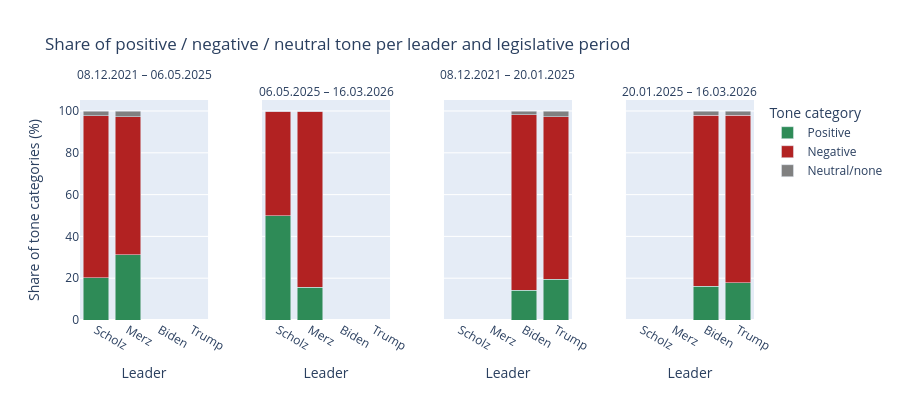

The code cell stored with this chart in its notebook:
### Code cell
import plotly.express as px

df_long = counts_pct.copy()
df_long["PeriodLabel"] = df_long["PeriodLegis"].map(period_label_map)

fig = px.bar(
    df_long,
    x="Leader",
    y="Pct",
    color="ToneCategory",
    barmode="stack",
    facet_col="PeriodLabel",
    facet_col_spacing=0.08,
    category_orders={
        "Leader": ["Scholz", "Merz", "Biden", "Trump"],
        "ToneCategory": ["Positive", "Negative", "Neutral/none"],
    },
    color_discrete_map={
        "Positive": "seagreen",
        "Negative": "firebrick",
        "Neutral/none": "gray",
    },
    labels={"PeriodLabel": ""},
    title="Share of positive / negative / neutral tone per leader and legislative period",
    custom_data=["PeriodLabel", "ToneCategory"],
)

for anno in fig.layout.annotations:
    if anno.text and "=" in anno.text:
        anno.text = anno.text.split("=", 1)[1]

for k, anno in enumerate(fig.layout.annotations):
    anno.y -= 0.01
    if k % 2 == 0:
        anno.y += 0.08

fig.update_layout(
    yaxis_title="Share of tone categories (%)",
    xaxis_title="Leader",
    legend_title_text="Tone category",
    height=400,
)

fig.update_traces(
    hovertemplate=(
        "Leader: %{x}<br>"
        "Period: %{customdata[0]}<br>"
        "Tone: %{customdata[1]}<br>"
        "Share: %{y:.1f}%<extra></extra>"
    )
)

fig.show()

### Figure 1 — Plotly figure (JSON) as saved in the notebook; plotly's stock layout.template omitted (floating-point values rounded to 4 significant figures)
{"data": [{"alignmentgroup": "True", "customdata": [["08.12.2021 – 06.05.2025", "Positive"], ["08.12.2021 – 06.05.2025", "Positive"], ["08.12.2021 – 06.05.2025", "Positive"], ["08.12.2021 – 06.05.2025", "Positive"]], "hovertemplate": "Leader: %{x}<br>Period: %{customdata[0]}<br>Tone: %{customdata[1]}<br>Share: %{y:.1f}%<extra></extra>", "legendgroup": "Positive", "marker": {"color": "seagreen", "pattern": {"shape": ""}}, "name": "Positive", "offsetgroup": "Positive", "orientation": "v", "showlegend": true, "textposition": "auto", "type": "bar", "x": ["Biden", "Merz", "Scholz", "Trump"], "xaxis": "x", "y": [null, 31.11, 20.27, null], "yaxis": "y"}, {"alignmentgroup": "True", "customdata": [["06.05.2025 – 16.03.2026", "Positive"], ["06.05.2025 – 16.03.2026", "Positive"], ["06.05.2025 – 16.03.2026", "Positive"], ["06.05.2025 – 16.03.2026", "Positive"]], "hovertemplate": "Leader: %{x}<br>Period: %{customdata[0]}<br>Tone: %{customdata[1]}<br>Share: %{y:.1f}%<extra></extra>", "legendgroup": "Positive", "marker": {"color": "seagreen", "pattern": {"shape": ""}}, "name": "Positive", "offsetgroup": "Positive", "orientation": "v", "showlegend": false, "textposition": "auto", "type": "bar", "x": ["Biden", "Merz", "Scholz", "Trump"], "xaxis": "x2", "y": [null, 15.79, 50, null], "yaxis": "y2"}, {"alignmentgroup": "True", "customdata": [["08.12.2021 – 20.01.2025", "Positive"], ["08.12.2021 – 20.01.2025", "Positive"], ["08.12.2021 – 20.01.2025", "Positive"], ["08.12.2021 – 20.01.2025", "Positive"]], "hovertemplate": "Leader: %{x}<br>Period: %{customdata[0]}<br>Tone: %{customdata[1]}<br>Share: %{y:.1f}%<extra></extra>", "legendgroup": "Positive", "marker": {"color": "seagreen", "pattern": {"shape": ""}}, "name": "Positive", "offsetgroup": "Positive", "orientation": "v", "showlegend": false, "textposition": "auto", "type": "bar", "x": ["Biden", "Merz", "Scholz", "Trump"], "xaxis": "x3", "y": [14.25, null, null, 19.62], "yaxis": "y3"}, {"alignmentgroup": "True", "customdata": [["20.01.2025 – 16.03.2026", "Positive"], ["20.01.2025 – 16.03.2026", "Positive"], ["20.01.2025 – 16.03.2026", "Positive"], ["20.01.2025 – 16.03.2026", "Positive"]], "hovertemplate": "Leader: %{x}<br>Period: %{customdata[0]}<br>Tone: %{customdata[1]}<br>Share: %{y:.1f}%<extra></extra>", "legendgroup": "Positive", "marker": {"color": "seagreen", "pattern": {"shape": ""}}, "name": "Positive", "offsetgroup": "Positive", "orientation": "v", "showlegend": false, "textposition": "auto", "type": "bar", "x": ["Biden", "Merz", "Scholz", "Trump"], "xaxis": "x4", "y": [16.11, null, null, 17.94], "yaxis": "y4"}, {"alignmentgroup": "True", "customdata": [["08.12.2021 – 06.05.2025", "Negative"], ["08.12.2021 – 06.05.2025", "Negative"], ["08.12.2021 – 06.05.2025", "Negative"], ["08.12.2021 – 06.05.2025", "Negative"]], "hovertemplate": "Leader: %{x}<br>Period: %{customdata[0]}<br>Tone: %{customdata[1]}<br>Share: %{y:.1f}%<extra></extra>", "legendgroup": "Negative", "marker": {"color": "firebrick", "pattern": {"shape": ""}}, "name": "Negative", "offsetgroup": "Negative", "orientation": "v", "showlegend": true, "textposition": "auto", "type": "bar", "x": ["Biden", "Merz", "Scholz", "Trump"], "xaxis": "x", "y": [null, 66.11, 77.35, null], "yaxis": "y"}, {"alignmentgroup": "True", "customdata": [["06.05.2025 – 16.03.2026", "Negative"], ["06.05.2025 – 16.03.2026", "Negative"], ["06.05.2025 – 16.03.2026", "Negative"], ["06.05.2025 – 16.03.2026", "Negative"]], "hovertemplate": "Leader: %{x}<br>Period: %{customdata[0]}<br>Tone: %{customdata[1]}<br>Share: %{y:.1f}%<extra></extra>", "legendgroup": "Negative", "marker": {"color": "firebrick", "pattern": {"shape": ""}}, "name": "Negative", "offsetgroup": "Negative", "orientation": "v", "showlegend": false, "textposition": "auto", "type": "bar", "x": ["Biden", "Merz", "Scholz", "Trump"], "xaxis": "x2", "y": [null, 84.21, 50, null], "yaxis": "y2"}, {"alignmentgroup": "True", "customdata": [["08.12.2021 – 20.01.2025", "Negative"], ["08.12.2021 – 20.01.2025", "Negative"], ["08.12.2021 – 20.01.2025", "Negative"], ["08.12.2021 – 20.01.2025", "Negative"]], "hovertemplate": "Leader: %{x}<br>Period: %{customdata[0]}<br>Tone: %{customdata[1]}<br>Share: %{y:.1f}%<extra></extra>", "legendgroup": "Negative", "marker": {"color": "firebrick", "pattern": {"shape": ""}}, "name": "Negative", "offsetgroup": "Negative", "orientation": "v", "showlegend": false, "textposition": "auto", "type": "bar", "x": ["Biden", "Merz", "Scholz", "Trump"], "xaxis": "x3", "y": [83.86, null, null, 77.68], "yaxis": "y3"}, {"alignmentgroup": "True", "customdata": [["20.01.2025 – 16.03.2026", "Negative"], ["20.01.2025 – 16.03.2026", "Negative"], ["20.01.2025 – 16.03.2026", "Negative"], ["20.01.2025 – 16.03.2026", "Negative"]], "hovertemplate": "Leader: %{x}<br>Period: %{customdata[0]}<br>Tone: %{customdata[1]}<br>Share: %{y:.1f}%<extra></extra>", "legendgroup": "Negative", "marker": {"color": "firebrick", "pattern": {"shape": ""}}, "name": "Negative", "offsetgroup": "Negative", "orientation": "v", "showlegend": false, "textposition": "auto", "type": "bar", "x": ["Biden", "Merz", "Scholz", "Trump"], "xaxis": "x4", "y": [81.82, null, null, 79.92], "yaxis": "y4"}, {"alignmentgroup": "True", "customdata": [["08.12.2021 – 06.05.2025", "Neutral/none"], ["08.12.2021 – 06.05.2025", "Neutral/none"], ["08.12.2021 – 06.05.2025", "Neutral/none"], ["08.12.2021 – 06.05.2025", "Neutral/none"]], "hovertemplate": "Leader: %{x}<br>Period: %{customdata[0]}<br>Tone: %{customdata[1]}<br>Share: %{y:.1f}%<extra></extra>", "legendgroup": "Neutral/none", "marker": {"color": "gray", "pattern": {"shape": ""}}, "name": "Neutral/none", "offsetgroup": "Neutral/none", "orientation": "v", "showlegend": true, "textposition": "auto", "type": "bar", "x": ["Biden", "Merz", "Scholz", "Trump"], "xaxis": "x", "y": [null, 2.778, 2.376, null], "yaxis": "y"}, {"alignmentgroup": "True", "customdata": [["06.05.2025 – 16.03.2026", "Neutral/none"], ["06.05.2025 – 16.03.2026", "Neutral/none"], ["06.05.2025 – 16.03.2026", "Neutral/none"], ["06.05.2025 – 16.03.2026", "Neutral/none"]], "hovertemplate": "Leader: %{x}<br>Period: %{customdata[0]}<br>Tone: %{customdata[1]}<br>Share: %{y:.1f}%<extra></extra>", "legendgroup": "Neutral/none", "marker": {"color": "gray", "pattern": {"shape": ""}}, "name": "Neutral/none", "offsetgroup": "Neutral/none", "orientation": "v", "showlegend": false, "textposition": "auto", "type": "bar", "x": ["Biden", "Merz", "Scholz", "Trump"], "xaxis": "x2", "y": [null, 0, 0, null], "yaxis": "y2"}, {"alignmentgroup": "True", "customdata": [["08.12.2021 – 20.01.2025", "Neutral/none"], ["08.12.2021 – 20.01.2025", "Neutral/none"], ["08.12.2021 – 20.01.2025", "Neutral/none"], ["08.12.2021 – 20.01.2025", "Neutral/none"]], "hovertemplate": "Leader: %{x}<br>Period: %{customdata[0]}<br>Tone: %{customdata[1]}<br>Share: %{y:.1f}%<extra></extra>", "legendgroup": "Neutral/none", "marker": {"color": "gray", "pattern": {"shape": ""}}, "name": "Neutral/none", "offsetgroup": "Neutral/none", "orientation": "v", "showlegend": false, "textposition": "auto", "type": "bar", "x": ["Biden", "Merz", "Scholz", "Trump"], "xaxis": "x3", "y": [1.897, null, null, 2.698], "yaxis": "y3"}, {"alignmentgroup": "True", "customdata": [["20.01.2025 – 16.03.2026", "Neutral/none"], ["20.01.2025 – 16.03.2026", "Neutral/none"], ["20.01.2025 – 16.03.2026", "Neutral/none"], ["20.01.2025 – 16.03.2026", "Neutral/none"]], "hovertemplate": "Leader: %{x}<br>Period: %{customdata[0]}<br>Tone: %{customdata[1]}<br>Share: %{y:.1f}%<extra></extra>", "legendgroup": "Neutral/none", "marker": {"color": "gray", "pattern": {"shape": ""}}, "name": "Neutral/none", "offsetgroup": "Neutral/none", "orientation": "v", "showlegend": false, "textposition": "auto", "type": "bar", "x": ["Biden", "Merz", "Scholz", "Trump"], "xaxis": "x4", "y": [2.072, null, null, 2.135], "yaxis": "y4"}], "layout": {"annotations": [{"font": {}, "showarrow": false, "text": "08.12.2021 – 06.05.2025", "x": 0.095, "xanchor": "center", "xref": "paper", "y": 1.07, "yanchor": "bottom", "yref": "paper"}, {"font": {}, "showarrow": false, "text": "06.05.2025 – 16.03.2026", "x": 0.365, "xanchor": "center", "xref": "paper", "y": 0.99, "yanchor": "bottom", "yref": "paper"}, {"font": {}, "showarrow": false, "text": "08.12.2021 – 20.01.2025", "x": 0.635, "xanchor": "center", "xref": "paper", "y": 1.07, "yanchor": "bottom", "yref": "paper"}, {"font": {}, "showarrow": false, "text": "20.01.2025 – 16.03.2026", "x": 0.905, "xanchor": "center", "xref": "paper", "y": 0.99, "yanchor": "bottom", "yref": "paper"}], "barmode": "stack", "height": 400, "legend": {"title": {"text": "Tone category"}, "tracegroupgap": 0}, "title": {"text": "Share of positive / negative / neutral tone per leader and legislative period"}, "xaxis": {"anchor": "y", "categoryarray": ["Scholz", "Merz", "Biden", "Trump"], "categoryorder": "array", "domain": [0, 0.19], "title": {"text": "Leader"}}, "xaxis2": {"anchor": "y2", "categoryarray": ["Scholz", "Merz", "Biden", "Trump"], "categoryorder": "array", "domain": [0.27, 0.46], "matches": "x", "title": {"text": "Leader"}}, "xaxis3": {"anchor": "y3", "categoryarray": ["Scholz", "Merz", "Biden", "Trump"], "categoryorder": "array", "domain": [0.54, 0.73], "matches": "x", "title": {"text": "Leader"}}, "xaxis4": {"anchor": "y4", "categoryarray": ["Scholz", "Merz", "Biden", "Trump"], "categoryorder": "array", "domain": [0.81, 1], "matches": "x", "title": {"text": "Leader"}}, "yaxis": {"anchor": "x", "domain": [0, 1], "title": {"text": "Share of tone categories (%)"}}, "yaxis2": {"anchor": "x2", "domain": [0, 1], "matches": "y", "showticklabels": false}, "yaxis3": {"anchor": "x3", "domain": [0, 1], "matches": "y", "showticklabels": false}, "yaxis4": {"anchor": "x4", "domain": [0, 1], "matches": "y", "showticklabels": false}}}
